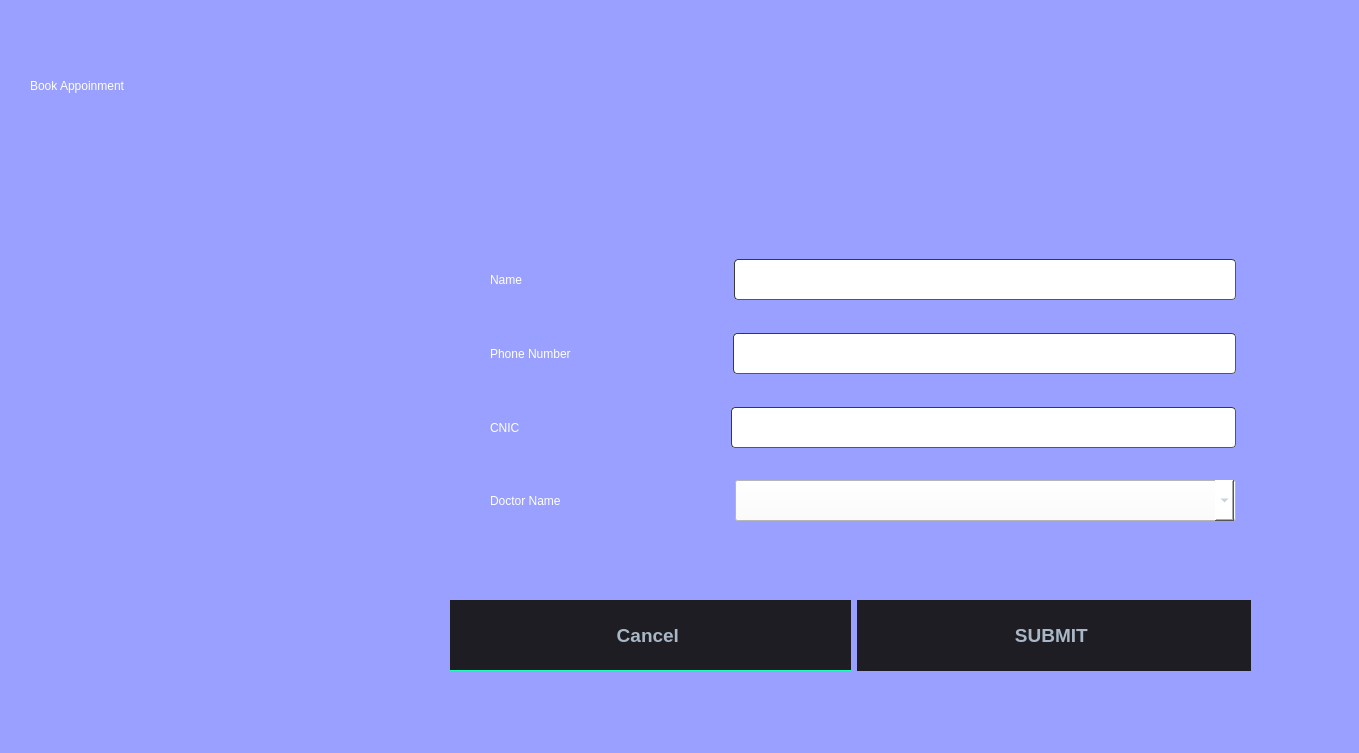
<?xml version="1.0" encoding="UTF-8"?>
<ui version="4.0">
 <class>Dialogappointment</class>
 <widget class="QDialog" name="Dialogappointment">
  <property name="geometry">
   <rect>
    <x>0</x>
    <y>0</y>
    <width>1359</width>
    <height>753</height>
   </rect>
  </property>
  <property name="windowTitle">
   <string>Dialog</string>
  </property>
  <property name="styleSheet">
   <string notr="true">
QMainWindow {
	background-color:rgb(76, 77, 78);
}
QDialog {
	background-color:rgb(153,160,255);
}
QColorDialog {
	background-color:rgb(76, 77, 78);
}
QTextEdit {
	background-color:rgb(0, 0, 0);
	color: #a9b7c6;
}
QPlainTextEdit {
	selection-background-color:#007b50;
	background-color:#1e1d23;
	border-style: solid;
	border-top-color: transparent;
	border-right-color: transparent;
	border-left-color: transparent;
	border-bottom-color: transparent;
	border-width: 1px;
	color: #a9b7c6;
}
QPushButton{
	border-style: solid;
	border-top-color: transparent;
	border-right-color: transparent;
	border-left-color: transparent;
	border-bottom-color: transparent;
	border-width: 1px;
	border-style: solid;
	color: #a9b7c6;
	padding: 2px;
	background-color: #1e1d23;
}
QPushButton::default{
	border-style: inset;
	border-top-color: transparent;
	border-right-color: transparent;
	border-left-color: transparent;
	border-bottom-color: #04b97f;
	border-width: 1px;
	color: #a9b7c6;
	padding: 2px;
	background-color: #1e1d23;
}
QToolButton {
	border-style: solid;
	border-top-color: transparent;
	border-right-color: transparent;
	border-left-color: transparent;
	border-bottom-color: #04b97f;
	border-bottom-width: 1px;
	border-style: solid;
	color: #a9b7c6;
	padding: 2px;
	background-color: #1e1d23;
}
QToolButton:hover{
	border-style: solid;
	border-top-color: transparent;
	border-right-color: transparent;
	border-left-color: transparent;
	border-bottom-color: #37efba;
	border-bottom-width: 2px;
	border-style: solid;
	color: #FFFFFF;
	padding-bottom: 1px;
	background-color: #1e1d23;
}
QPushButton:hover{
	border-style: solid;
	border-top-color: transparent;
	border-right-color: transparent;
	border-left-color: transparent;
	border-bottom-color: #37efba;
	border-bottom-width: 1px;
	border-style: solid;
	color: #FFFFFF;
	padding-bottom: 2px;
	background-color: #1e1d23;
}
QPushButton:pressed{
	border-style: solid;
	border-top-color: transparent;
	border-right-color: transparent;
	border-left-color: transparent;
	border-bottom-color: #37efba;
	border-bottom-width: 2px;
	border-style: solid;
	color: #37efba;
	padding-bottom: 1px;
	background-color: #1e1d23;
}
QPushButton:disabled{
	border-style: solid;
	border-top-color: transparent;
	border-right-color: transparent;
	border-left-color: transparent;
	border-bottom-color: #808086;
	border-bottom-width: 2px;
	border-style: solid;
	color: #808086;
	padding-bottom: 1px;
	background-color: #1e1d23;
}
QLineEdit {
	border-width: 1px; border-radius: 4px;
	border-color: rgb(58, 58, 58);
	border-style: inset;
	padding: 0 8px;
	color: #a9b7c6;
	background:#1e1d23;
	selection-background-color:#007b50;
	selection-color: #FFFFFF;
}
QLabel {
	color: rgb(255, 255, 255);
}
QLCDNumber {
	color: #37e6b4;
}
QProgressBar {
	text-align: center;
	color: rgb(240, 240, 240);
	border-width: 1px; 
	border-radius: 10px;
	border-color: rgb(58, 58, 58);
	border-style: inset;
	background-color:#1e1d23;
}
QProgressBar::chunk {
	background-color: #04b97f;
	border-radius: 5px;
}
QMenuBar {
	background-color: #1e1d23;
}
QMenuBar::item {
	color: #a9b7c6;
  	spacing: 3px;
  	padding: 1px 4px;
  	background: #1e1d23;
}

QMenuBar::item:selected {
  	background:#1e1d23;
	color: #FFFFFF;
}
QMenu::item:selected {
	border-style: solid;
	border-top-color: transparent;
	border-right-color: transparent;
	border-left-color: #04b97f;
	border-bottom-color: transparent;
	border-left-width: 2px;
	color: #FFFFFF;
	padding-left:15px;
	padding-top:4px;
	padding-bottom:4px;
	padding-right:7px;
	background-color: #1e1d23;
}
QMenu::item {
	border-style: solid;
	border-top-color: transparent;
	border-right-color: transparent;
	border-left-color: transparent;
	border-bottom-color: transparent;
	border-bottom-width: 1px;
	border-style: solid;
	color: #a9b7c6;
	padding-left:17px;
	padding-top:4px;
	padding-bottom:4px;
	padding-right:7px;
	background-color: #1e1d23;
}
QMenu{
	background-color:#1e1d23;
}
QTabWidget {
	color:rgb(0,0,0);
	background-color:#1e1d23;
}
QTabWidget::pane {
		border-color: rgb(77,77,77);
		background-color:#1e1d23;
		border-style: solid;
		border-width: 1px;
    	border-radius: 6px;
}
QTabBar::tab {
	border-style: solid;
	border-top-color: transparent;
	border-right-color: transparent;
	border-left-color: transparent;
	border-bottom-color: transparent;
	border-bottom-width: 1px;
	border-style: solid;
	color: #808086;
	padding: 3px;
	margin-left:3px;
	background-color: #1e1d23;
}
QTabBar::tab:selected, QTabBar::tab:last:selected, QTabBar::tab:hover {
  	border-style: solid;
	border-top-color: transparent;
	border-right-color: transparent;
	border-left-color: transparent;
	border-bottom-color: #04b97f;
	border-bottom-width: 2px;
	border-style: solid;
	color: #FFFFFF;
	padding-left: 3px;
	padding-bottom: 2px;
	margin-left:3px;
	background-color: #1e1d23;
}

QCheckBox {
	color: #a9b7c6;
	padding: 2px;
}
QCheckBox:disabled {
	color: #808086;
	padding: 2px;
}

QCheckBox:hover {
	border-radius:4px;
	border-style:solid;
	padding-left: 1px;
	padding-right: 1px;
	padding-bottom: 1px;
	padding-top: 1px;
	border-width:1px;
	border-color: rgb(87, 97, 106);
	background-color:#1e1d23;
}
QCheckBox::indicator:checked {

	height: 10px;
	width: 10px;
	border-style:solid;
	border-width: 1px;
	border-color: #04b97f;
	color: #a9b7c6;
	background-color: #04b97f;
}
QCheckBox::indicator:unchecked {

	height: 10px;
	width: 10px;
	border-style:solid;
	border-width: 1px;
	border-color: #04b97f;
	color: #a9b7c6;
	background-color: transparent;
}
QRadioButton {
	color: #a9b7c6;
	background-color: #1e1d23;
	padding: 1px;
}
QRadioButton::indicator:checked {
	height: 10px;
	width: 10px;
	border-style:solid;
	border-radius:5px;
	border-width: 1px;
	border-color: #04b97f;
	color: #a9b7c6;
	background-color: #04b97f;
}
QRadioButton::indicator:!checked {
	height: 10px;
	width: 10px;
	border-style:solid;
	border-radius:5px;
	border-width: 1px;
	border-color: #04b97f;
	color: #a9b7c6;
	background-color: transparent;
}
QStatusBar {
	color:#027f7f;
}
QSpinBox {
	color: #a9b7c6;	
	background-color: #1e1d23;
}
QDoubleSpinBox {
	color: #a9b7c6;	
	background-color: #1e1d23;
}
QTimeEdit {
	color: #a9b7c6;	
	background-color: #1e1d23;
}
QDateTimeEdit {
	color: #a9b7c6;	
	background-color: #1e1d23;
}
QDateEdit {
	color: #a9b7c6;	
	background-color: #1e1d23;
}
QComboBox {
	color: #a9b7c6;	
	background: #1e1d23;
}
QComboBox:editable {
	background: #1e1d23;
	color: #a9b7c6;
	selection-background-color: #1e1d23;
}
QComboBox QAbstractItemView {
	color: #a9b7c6;	
	background: #1e1d23;
	selection-color: #FFFFFF;
	selection-background-color: #1e1d23;
}
QComboBox:!editable:on, QComboBox::drop-down:editable:on {
	color: #a9b7c6;	
	background: #1e1d23;
}
QFontComboBox {
	color: #a9b7c6;	
	background-color: #1e1d23;
}
QToolBox {
	color: #a9b7c6;
	background-color: #1e1d23;
}
QToolBox::tab {
	color: #a9b7c6;
	background-color: #1e1d23;
}
QToolBox::tab:selected {
	color: #FFFFFF;
	background-color: #1e1d23;
}
QScrollArea {
	color: #FFFFFF;
	background-color: #1e1d23;
}
QSlider::groove:horizontal {
	height: 5px;
	background: #04b97f;
}
QSlider::groove:vertical {
	width: 5px;
	background: #04b97f;
}
QSlider::handle:horizontal {
	background: qlineargradient(x1:0, y1:0, x2:1, y2:1, stop:0 #b4b4b4, stop:1 #8f8f8f);
	border: 1px solid #5c5c5c;
	width: 14px;
	margin: -5px 0;
	border-radius: 7px;
}
QSlider::handle:vertical {
	background: qlineargradient(x1:1, y1:1, x2:0, y2:0, stop:0 #b4b4b4, stop:1 #8f8f8f);
	border: 1px solid #5c5c5c;
	height: 14px;
	margin: 0 -5px;
	border-radius: 7px;
}
QSlider::add-page:horizontal {
    background: white;
}
QSlider::add-page:vertical {
    background: white;
}
QSlider::sub-page:horizontal {
    background: #04b97f;
}
QSlider::sub-page:vertical {
    background: #04b97f;
}</string>
  </property>
  <widget class="QLabel" name="label">
   <property name="geometry">
    <rect>
     <x>30</x>
     <y>30</y>
     <width>1131</width>
     <height>111</height>
    </rect>
   </property>
   <property name="minimumSize">
    <size>
     <width>1131</width>
     <height>111</height>
    </size>
   </property>
   <property name="styleSheet">
    <string notr="true">font: 35pt &quot;Modern No. 20&quot;;</string>
   </property>
   <property name="text">
    <string>Book Appoinment </string>
   </property>
  </widget>
  <widget class="QLabel" name="label_2">
   <property name="geometry">
    <rect>
     <x>30</x>
     <y>110</y>
     <width>421</width>
     <height>471</height>
    </rect>
   </property>
   <property name="minimumSize">
    <size>
     <width>411</width>
     <height>471</height>
    </size>
   </property>
   <property name="text">
    <string/>
   </property>
  </widget>
  <widget class="QWidget" name="layoutWidget">
   <property name="geometry">
    <rect>
     <x>490</x>
     <y>240</y>
     <width>746</width>
     <height>301</height>
    </rect>
   </property>
   <property name="minimumSize">
    <size>
     <width>745</width>
     <height>251</height>
    </size>
   </property>
   <layout class="QGridLayout" name="gridLayout">
    <item row="0" column="0">
     <layout class="QHBoxLayout" name="horizontalLayout">
      <item>
       <widget class="QLabel" name="label_15">
        <property name="minimumSize">
         <size>
          <width>238</width>
          <height>56</height>
         </size>
        </property>
        <property name="styleSheet">
         <string notr="true">font: 25pt &quot;Modern No. 20&quot;;</string>
        </property>
        <property name="text">
         <string>Name                  </string>
        </property>
       </widget>
      </item>
      <item>
       <widget class="QLineEdit" name="linename">
        <property name="minimumSize">
         <size>
          <width>497</width>
          <height>41</height>
         </size>
        </property>
        <property name="font">
         <font>
          <pointsize>14</pointsize>
          <bold>true</bold>
         </font>
        </property>
        <property name="styleSheet">
         <string notr="true">background-color:rgb(255, 255, 255)</string>
        </property>
       </widget>
      </item>
     </layout>
    </item>
    <item row="1" column="0">
     <layout class="QHBoxLayout" name="horizontalLayout_4">
      <item>
       <widget class="QLabel" name="label_19">
        <property name="minimumSize">
         <size>
          <width>237</width>
          <height>56</height>
         </size>
        </property>
        <property name="styleSheet">
         <string notr="true">font: 25pt &quot;Modern No. 20&quot;;</string>
        </property>
        <property name="text">
         <string>Phone Number    </string>
        </property>
       </widget>
      </item>
      <item>
       <widget class="QLineEdit" name="linephone">
        <property name="minimumSize">
         <size>
          <width>498</width>
          <height>41</height>
         </size>
        </property>
        <property name="font">
         <font>
          <pointsize>14</pointsize>
          <bold>true</bold>
         </font>
        </property>
        <property name="styleSheet">
         <string notr="true">background-color:rgb(255, 255, 255)</string>
        </property>
       </widget>
      </item>
     </layout>
    </item>
    <item row="2" column="0">
     <layout class="QHBoxLayout" name="horizontalLayout_3">
      <item>
       <widget class="QLabel" name="label_20">
        <property name="minimumSize">
         <size>
          <width>235</width>
          <height>55</height>
         </size>
        </property>
        <property name="styleSheet">
         <string notr="true">font: 25pt &quot;Modern No. 20&quot;;</string>
        </property>
        <property name="text">
         <string>CNIC                  </string>
        </property>
       </widget>
      </item>
      <item>
       <widget class="QLineEdit" name="linecnic">
        <property name="minimumSize">
         <size>
          <width>500</width>
          <height>41</height>
         </size>
        </property>
        <property name="font">
         <font>
          <pointsize>14</pointsize>
          <bold>true</bold>
         </font>
        </property>
        <property name="styleSheet">
         <string notr="true">background-color:rgb(255, 255, 255)</string>
        </property>
       </widget>
      </item>
     </layout>
    </item>
    <item row="3" column="0">
     <layout class="QHBoxLayout" name="horizontalLayout_2">
      <item>
       <widget class="QLabel" name="label_22">
        <property name="minimumSize">
         <size>
          <width>234</width>
          <height>56</height>
         </size>
        </property>
        <property name="styleSheet">
         <string notr="true">font: 25pt &quot;Modern No. 20&quot;;</string>
        </property>
        <property name="text">
         <string>Doctor Name </string>
        </property>
       </widget>
      </item>
      <item>
       <widget class="QComboBox" name="comboBox">
        <property name="minimumSize">
         <size>
          <width>501</width>
          <height>41</height>
         </size>
        </property>
        <property name="font">
         <font>
          <pointsize>14</pointsize>
          <bold>true</bold>
         </font>
        </property>
        <property name="styleSheet">
         <string notr="true">background-color:rgb(255, 255, 255)</string>
        </property>
       </widget>
      </item>
     </layout>
    </item>
   </layout>
  </widget>
  <widget class="QWidget" name="layoutWidget">
   <property name="geometry">
    <rect>
     <x>450</x>
     <y>600</y>
     <width>801</width>
     <height>73</height>
    </rect>
   </property>
   <property name="minimumSize">
    <size>
     <width>800</width>
     <height>73</height>
    </size>
   </property>
   <layout class="QFormLayout" name="formLayout">
    <item row="0" column="0">
     <widget class="QPushButton" name="pushButton_7">
      <property name="minimumSize">
       <size>
        <width>401</width>
        <height>71</height>
       </size>
      </property>
      <property name="font">
       <font>
        <pointsize>14</pointsize>
        <bold>true</bold>
       </font>
      </property>
      <property name="text">
       <string>Cancel </string>
      </property>
     </widget>
    </item>
    <item row="0" column="1">
     <widget class="QPushButton" name="pushButton_8">
      <property name="minimumSize">
       <size>
        <width>391</width>
        <height>71</height>
       </size>
      </property>
      <property name="font">
       <font>
        <pointsize>14</pointsize>
        <bold>true</bold>
       </font>
      </property>
      <property name="text">
       <string>SUBMIT </string>
      </property>
     </widget>
    </item>
   </layout>
  </widget>
 </widget>
 <resources/>
 <connections/>
</ui>
